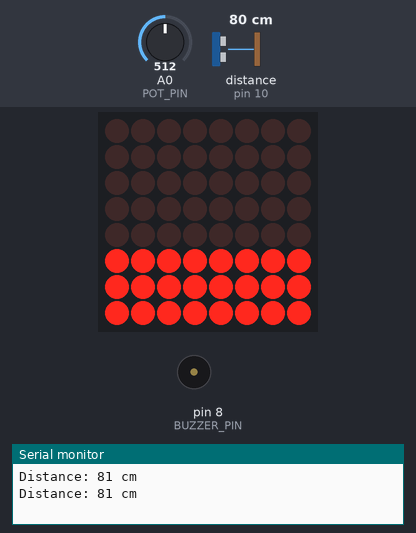
Bench run of a sketch on a simulated Arduino Uno, built with avr-gcc and run on an emulated ATmega328P. Shown: 8×8 LED matrix, buzzer (waves = sounding, pin HIGH), the last lines printed to the serial monitor. The test bench sets the inputs (shaded band); at power-on: distance to the obstacle (sensor on pin 10) 80 cm, A0 (POT_PIN) = 512. The echo pulse lasts 58.3 µs per cm.

Above: at 1.6 s.
1.7 s: distance to the obstacle (sensor on pin 10) set to 2 cm
At 1.98 s:
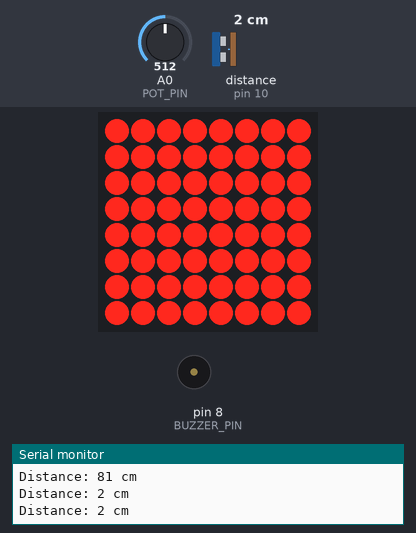
3.7 s: distance to the obstacle (sensor on pin 10) set to 250 cm
At 4.5 s:
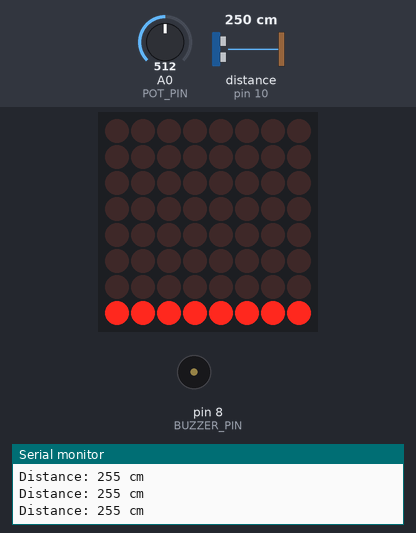
5.2 s: distance to the obstacle (sensor on pin 10) set to 60 cm
At 5.7 s:
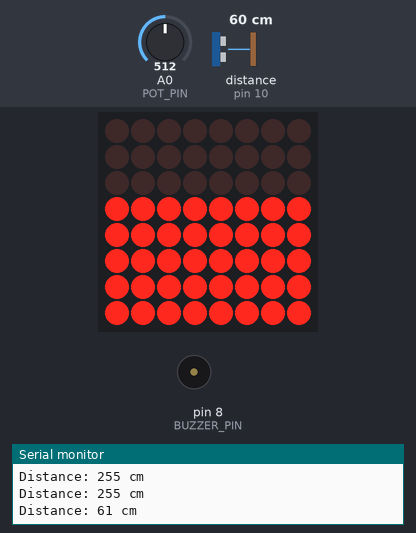
7.4 s: distance to the obstacle (sensor on pin 10) set to 35 cm
At 8.13 s:
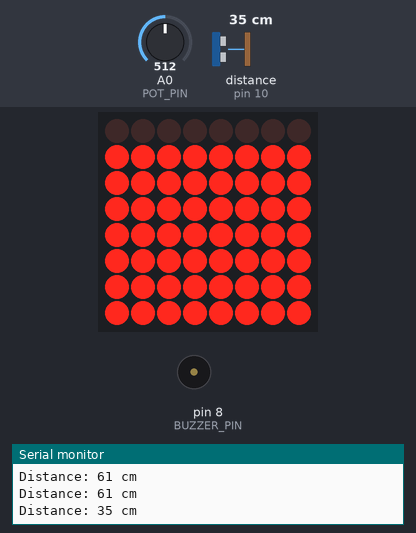
9.8 s: A0 (POT_PIN) set to 24
At 11.2 s:
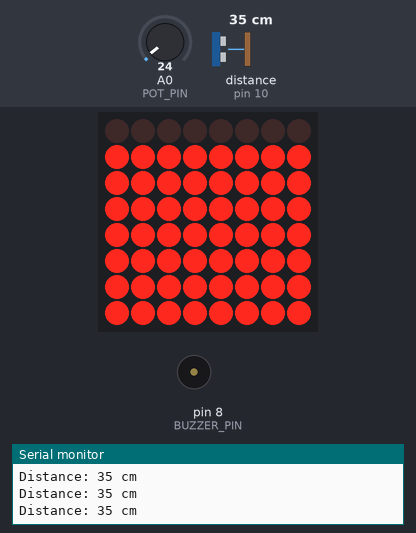
11.3 s: A0 (POT_PIN) set to 18
Timing chart, 0 to 13.8 s (numbered marks = the images above; inputs shaded):
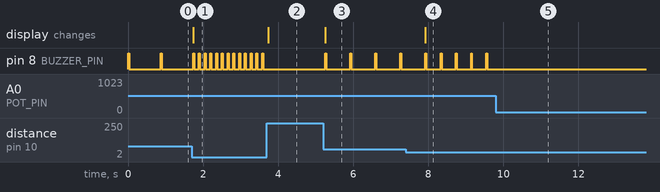

Measured:
- after the input at 1.7 s, pin 8 (BUZZER_PIN): alternates HIGH for 0.03 s and LOW for 0.13 s, starting after 0.19 s; the display: changes at once (image 1)
- after the input at 3.7 s, pin 8 (BUZZER_PIN): stops changing and stays LOW; the display: changes at once (image 2)
- after the input at 5.2 s, pin 8 (BUZZER_PIN): alternates HIGH for 0.03 s and LOW for 0.64 s, starting after 0.06 s; the display: changes after 0.06 s (image 3)
- after the input at 7.4 s, pin 8 (BUZZER_PIN): alternates HIGH for 0.03 s and LOW for 0.38 s, starting after 0.93 s; the display: changes after 0.52 s (image 4)
- after the input at 9.8 s, pin 8 (BUZZER_PIN): stops changing and stays LOW
- by itself, pin 8 (BUZZER_PIN): alternates HIGH for 0.03 s and LOW for 0.84 s

The sketch:

stage3_matrix_display.ino
```cpp
#include <LedControl.h>
#include <NewPing.h>

#define TRIGGER_PIN 9
#define ECHO_PIN 10
#define BUZZER_PIN 8
#define POT_PIN A0
#define DIN_PIN 7    // MAX7219 DIN pin
#define CS_PIN 6     // MAX7219 CS pin (LOAD)
#define CLK_PIN 5    // MAX7219 CLK pin
#define MAX_DISTANCE 400  // Maximum distance to measure (in cm)

LedControl lc = LedControl(DIN_PIN, CLK_PIN, CS_PIN, 1);  // Initialize for one MAX7219 device
NewPing sonar(TRIGGER_PIN, ECHO_PIN, MAX_DISTANCE);

void setup() {
  Serial.begin(9600);
  lc.shutdown(0, false);    // Wake up the MAX7219
  lc.setIntensity(0, 8);    // Set brightness level (0-15)
  lc.clearDisplay(0);       // Clear display
  pinMode(BUZZER_PIN, OUTPUT);
}

void loop() {
  unsigned int distance = sonar.ping_cm();

  // Read the potentiometer value to adjust beep duration
  int potValue = analogRead(POT_PIN);
  int volumeLevel = map(potValue, 0, 1023, 0, 100);

  if (distance == 0 || distance > MAX_DISTANCE) {
    Serial.println("No object detected within range.");
    lc.clearDisplay(0);    // Clear the display
  } else {
    Serial.print("Distance: ");
    Serial.print(distance);
    Serial.println(" cm");

    lc.clearDisplay(0);

    if (distance <= 10) {
      // Light up all rows for distances 10 cm or less
      for (int row = 0; row <= 7; row++) {
        lc.setRow(0, row, B11111111);
      }
    } else if (distance <= 100) {
      // Map distances between 10 cm and 100 cm to numRows from 8 to 1
      int numRows = map(distance, 10, 100, 8, 1);
      numRows = constrain(numRows, 1, 8);

      // Light up rows from bottom upwards
      for (int row = 7; row >= 7 - (numRows - 1); row--) {
        lc.setRow(0, row, B11111111);
      }
    } else {
      // Light up only the bottom row for distances beyond 100 cm
      lc.setRow(0, 7, B11111111);
    }

    // Calculate beep interval based on distance
    unsigned int beepInterval;
    if (distance <= 10) {
      beepInterval = 100;  // Very close object, beep every 100 ms
    } else if (distance <= 100) {
      beepInterval = map(distance, 10, 100, 100, 1000);
    } else {
      beepInterval = 0;  // No beep for distances beyond 100 cm
    }

    // Control the active buzzer
    if (volumeLevel > 0 && beepInterval > 0) {
      int beepDuration = map(volumeLevel, 0, 100, 0, 50);  // Beep duration from 0 to 50 ms
      if (beepDuration > 0) {
        digitalWrite(BUZZER_PIN, HIGH);   // Turn buzzer on
        delay(beepDuration);              // Beep duration
        digitalWrite(BUZZER_PIN, LOW);    // Turn buzzer off
        delay(beepInterval - beepDuration); // Wait for the rest of the interval
      }
    }
  }

  delay(50);  // Small delay to prevent excessive looping
}
```
